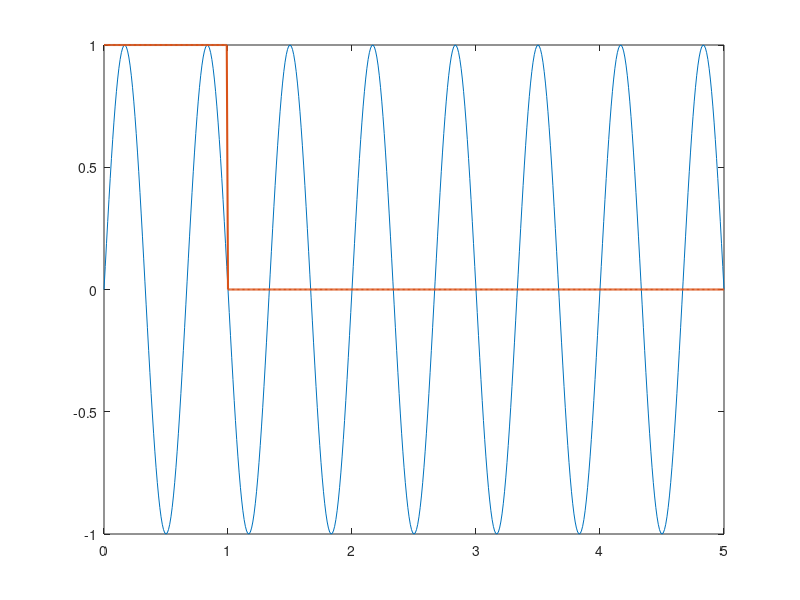
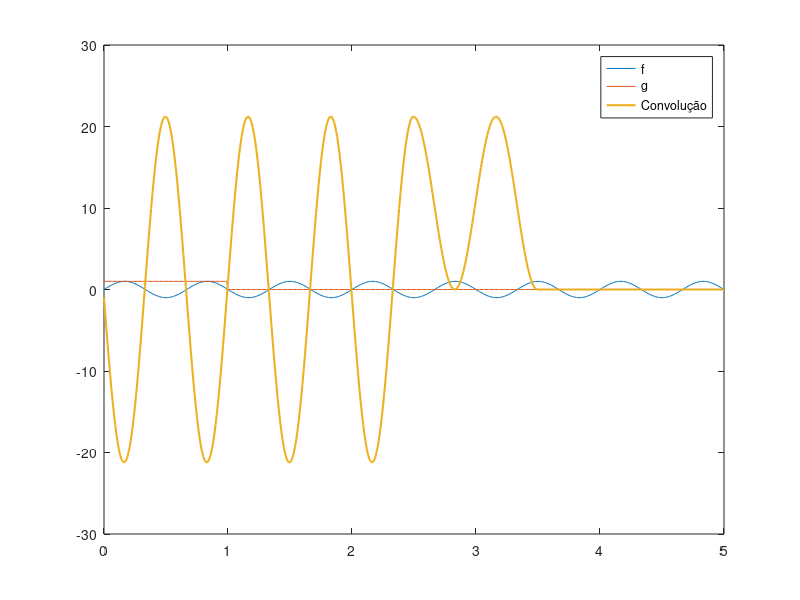
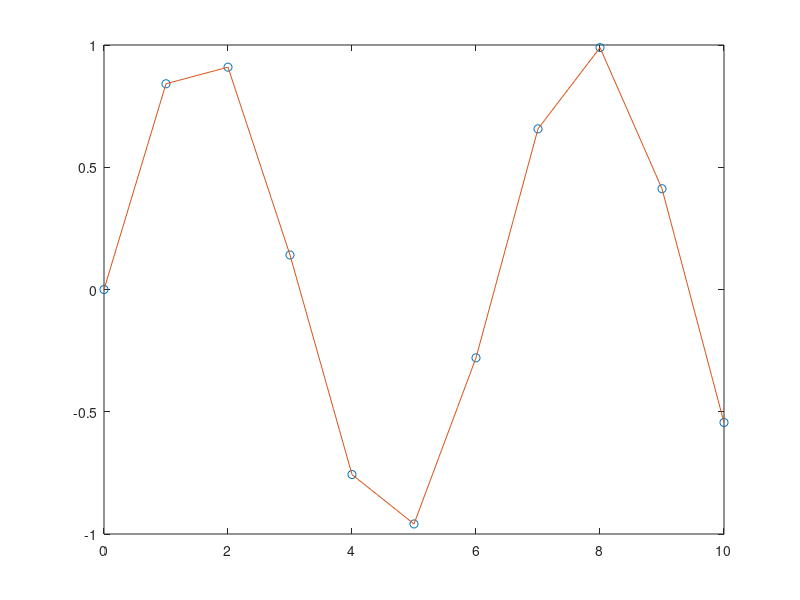
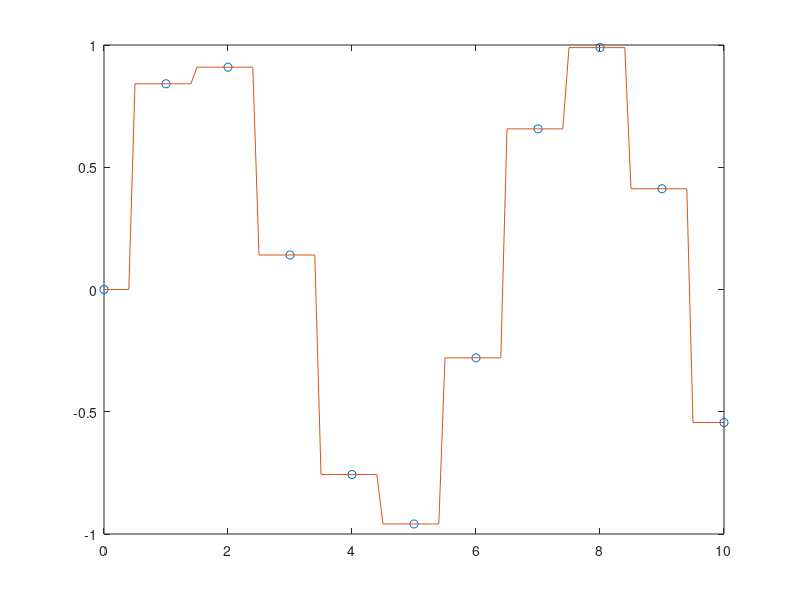

MATLAB code to generate these figures, in order:
clc, clearvars, close all;

% Convolução
t = 0:0.01:5;
f = sin(3*pi*t);
g = zeros(1, length(t));
g(1:100) = 1;
h = conv(f, g, 'same');

figure
plot(t, f, t, g, 'linewidth', 1.5);

figure
plot(t, f, t, g, t, h, 'linewidth', 1.5);
legend('f', 'g', 'Convolução');

%%
clc, clearvars, close all;

% Interpolação
x = 0:10;
y = sin(x);
t = 0:0.1:10;

yi = interp1(x, y, t);

figure;
plot(x, y, 'o', t, yi);

%%

zi = interp1(x, y, t, 'nearest');
figure;
plot(x, y, 'o', t, zi);

%%

wi = interp1(x, y, t, 'spline');
figure;
plot(x, y, 'o', t, wi);

%%

ci = interp1(x, y, t, 'cubic');
figure;
plot(x, y, 'o', t, ci);




